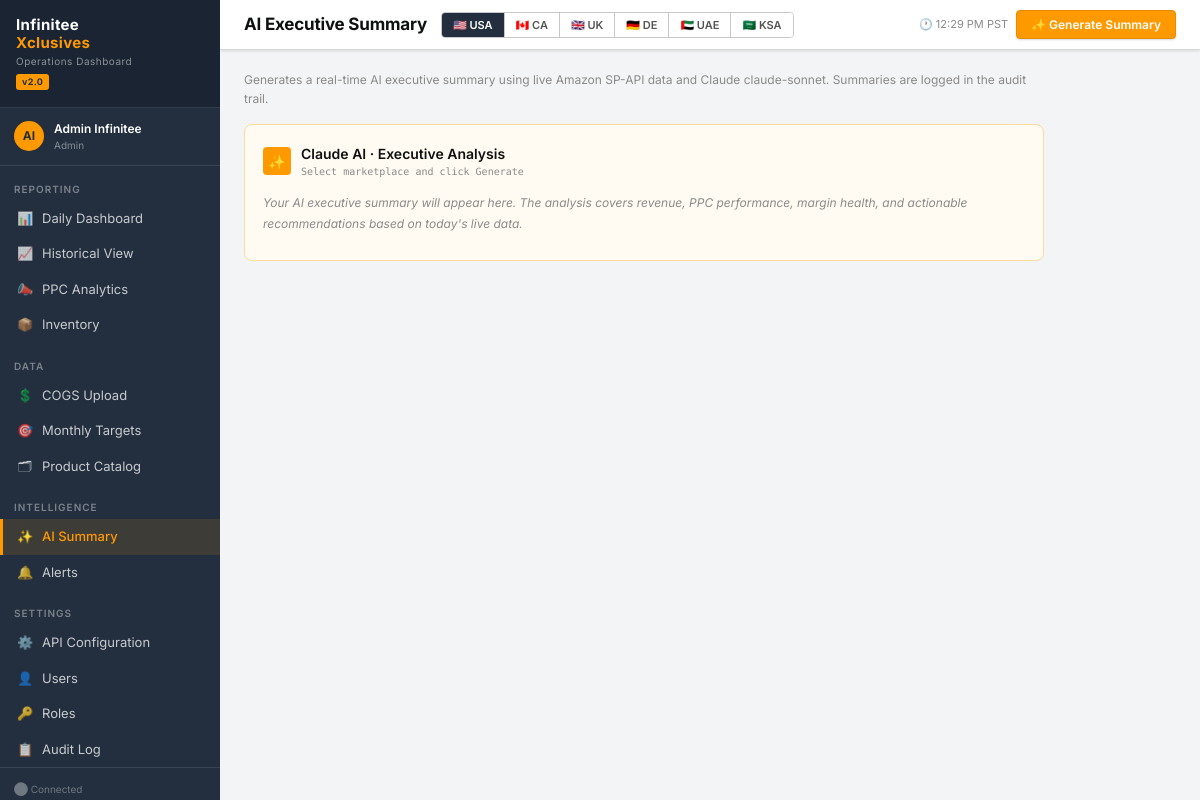
Page /dashboard/summary/ (signed in) on the committed database.
### apps/users/models.py (models this page shows, shortened)
class User(AbstractBaseUser, PermissionsMixin):
    email        = models.EmailField(unique=True)
    first_name   = models.CharField(max_length=64)
    last_name    = models.CharField(max_length=64)
    role         = models.ForeignKey(Role, on_delete=models.PROTECT,
                                     null=True, blank=True,
                                     related_name='users')
    is_active    = models.BooleanField(default=True)
    is_staff     = models.BooleanField(default=False)
    avatar       = models.ImageField(upload_to='avatars/', null=True, blank=True)
    timezone     = models.CharField(max_length=64, default='America/Los_Angeles')
    phone        = models.CharField(max_length=20, blank=True)
    created_at   = models.DateTimeField(auto_now_add=True)
    updated_at   = models.DateTimeField(auto_now=True)
    last_login_ip = models.GenericIPAddressField(null=True, blank=True)
    login_count  = models.PositiveIntegerField(default=0)
    allowed_marketplaces = models.JSONField(
        default=list,
        help_text='Empty list = all marketplaces allowed'
    )
    USERNAME_FIELD  = 'email'
    REQUIRED_FIELDS = ['first_name', 'last_name']
    objects = UserManager()
    class Meta:
        db_table = 'ix_users'
        ordering = ['email']
    @property
    def full_name(self):
        return f'{self.first_name} {self.last_name}'.strip()
    def has_perm_flag(self, flag: str) -> bool:
        if self.is_superuser:
            return True
        if not self.role:
            return False
        return getattr(self.role, flag, False)

### apps/dashboard/views.py (the view)
# urls.py: path('summary/',             views.executive_summary,  name='summary'),
@login_required
@permission_required('can_generate_ai_summary')
def executive_summary(request):
    return render(request, 'dashboard/summary.html')

### apps/core/context_processors.py (called while the page is built)
def global_context(request):
    ctx = {
        'APP_VERSION': '2.0',
        'MARKETPLACES': list(settings.AMAZON_MARKETPLACES.keys()),
    }
    if request.user.is_authenticated and request.user.role:
        ctx['user_role'] = request.user.role
    return ctx

### apps/core/templatetags/ix_tags.py (called while the page is built)
@register.filter
def has_perm(user, flag):
    if not user or not user.is_authenticated:
        return False
    return user.has_perm_flag(flag)

### templates/dashboard/summary.html (shortened to what this page needs)
{% extends "base/base.html" %}
{% block nav_summary %}active{% endblock %}
{% block page_title %}AI Executive Summary{% endblock %}
{% block topbar_controls %}
<div class="mp-selector">
  <button class="mp-btn active" data-mp="usa" onclick="setMP('usa',this)">🇺🇸 USA</button>
  <button class="mp-btn" data-mp="ca" onclick="setMP('ca',this)">🇨🇦 CA</button>
  <button class="mp-btn" data-mp="uk" onclick="setMP('uk',this)">🇬🇧 UK</button>
  <button class="mp-btn" data-mp="de" onclick="setMP('de',this)">🇩🇪 DE</button>
  <button class="mp-btn" data-mp="ae" onclick="setMP('ae',this)">🇦🇪 UAE</button>
  <button class="mp-btn" data-mp="sa" onclick="setMP('sa',this)">🇸🇦 KSA</button>
</div>
{% endblock %}
{% block topbar_actions %}
<button class="btn btn-primary" onclick="generate()">✨ Generate Summary</button>
{% endblock %}
{% block content %}
<div style="max-width:800px">
  <div style="margin-bottom:16px">
    <p style="font-size:12px;color:var(--text3);line-height:1.6">
      Generates a real-time AI executive summary using live Amazon SP-API data and Claude claude-sonnet.
      Summaries are logged in the audit trail.
    </p>
  </div>
  <div class="ai-panel">
    <div class="ai-header">
      <div class="ai-logo">✨</div>
      <div>
        <div class="ai-title">Claude AI · Executive Analysis</div>
        <div class="ai-model mono" id="summaryMeta">Select marketplace and click Generate</div>
      </div>
    </div>
    <div class="ai-content" id="summaryContent">
      <p style="color:var(--text3);font-style:italic;font-size:12px">
        Your AI executive summary will appear here. The analysis covers revenue, PPC performance,
        margin health, and actionable recommendations based on today's live data.
      </p>
    </div>
  </div>
</div>
{% endblock %}

### templates/base/base.html (shortened to what this page needs)
{% load ix_tags %}<!DOCTYPE html>
<html lang="en">
<head>
</head>
<body>
{% if user.is_authenticated %}
<aside class="sidebar">
  <div class="brand">
    <div class="brand-logo">Infinitee<br><span>Xclusives</span></div>
    <div class="brand-sub">Operations Dashboard</div>
    <div class="brand-badge">v2.0</div>
  </div>
  <div class="sidebar-user">
    <div class="sidebar-avatar">{{ user.first_name.0 }}{{ user.last_name.0 }}</div>
    <div>
      <div class="sidebar-uname">{{ user.full_name }}</div>
      <div class="sidebar-urole">{{ user.role.name|default:"Admin" }}</div>
    </div>
  </div>
  <div class="nav-section">Reporting</div>
  <a href="{% url 'dashboard:index' %}" class="nav-item {% block nav_dashboard %}{% endblock %}">
    <span class="nav-icon">📊</span> Daily Dashboard
  </a>
  {% if user|has_perm:'can_view_historical' %}
  <a href="{% url 'dashboard:historical' %}" class="nav-item {% block nav_history %}{% endblock %}">
    <span class="nav-icon">📈</span> Historical View
  </a>
  {% endif %}
  {% if user|has_perm:'can_view_ppc' %}
  <a href="{% url 'dashboard:ppc' %}" class="nav-item {% block nav_ppc %}{% endblock %}">
    <span class="nav-icon">📣</span> PPC Analytics
  </a>
  {% endif %}
  {% if user|has_perm:'can_view_inventory' %}
  <a href="{% url 'dashboard:inventory' %}" class="nav-item {% block nav_inventory %}{% endblock %}">
    <span class="nav-icon">📦</span> Inventory
  </a>
  {% endif %}
  <div class="nav-section">Data</div>
  {% if user|has_perm:'can_manage_cogs' %}
  <a href="{% url 'dashboard:cogs' %}" class="nav-item {% block nav_cogs %}{% endblock %}">
    <span class="nav-icon">💲</span> COGS Upload
  </a>
  {% endif %}
  {% if user|has_perm:'can_manage_targets' %}
  <a href="{% url 'dashboard:targets' %}" class="nav-item {% block nav_targets %}{% endblock %}">
    <span class="nav-icon">🎯</span> Monthly Targets
  </a>
  {% endif %}
  {% if user|has_perm:'can_manage_catalog' %}
  <a href="{% url 'dashboard:catalog' %}" class="nav-item {% block nav_catalog %}{% endblock %}">
    <span class="nav-icon">🗂</span> Product Catalog
  </a>
  {% endif %}
  <div class="nav-section">Intelligence</div>
  {% if user|has_perm:'can_generate_ai_summary' %}
  <a href="{% url 'dashboard:summary' %}" class="nav-item {% block nav_summary %}{% endblock %}">
    <span class="nav-icon">✨</span> AI Summary
  </a>
  {% endif %}
  <a href="{% url 'dashboard:alerts' %}" class="nav-item {% block nav_alerts %}{% endblock %}" id="alertsNavItem">
    <span class="nav-icon">🔔</span> Alerts
  </a>
  {% if user|has_perm:'can_configure_api' %}
  <div class="nav-section">Settings</div>
  <a href="{% url 'amazon_api:list' %}" class="nav-item {% block nav_api %}{% endblock %}">
    <span class="nav-icon">⚙️</span> API Configuration
  </a>
  {% endif %}
  {% if user|has_perm:'can_manage_users' %}
  <a href="{% url 'users:list' %}" class="nav-item {% block nav_users %}{% endblock %}">
    <span class="nav-icon">👤</span> Users
  </a>
  <a href="{% url 'users:roles' %}" class="nav-item {% block nav_roles %}{% endblock %}">
    <span class="nav-icon">🔑</span> Roles
  </a>
  {% endif %}
  {% if user|has_perm:'can_view_audit_log' %}
  <a href="{% url 'users:audit' %}" class="nav-item {% block nav_audit %}{% endblock %}">
    <span class="nav-icon">📋</span> Audit Log
  </a>
  {% endif %}
  <div class="sidebar-footer">
    <div id="sidebarStatus" style="margin-bottom:6px">⬤ Connected</div>
  </div>
</aside>
<main class="main">
  <div class="topbar">
    <div class="topbar-left">
      <div class="page-title">{% block page_title %}Dashboard{% endblock %}</div>
      {% block topbar_controls %}{% endblock %}
    </div>
    <div class="topbar-right">
      <span id="mpClock" style="font-size:11px;color:var(--text3)"></span>
      {% block topbar_actions %}{% endblock %}
    </div>
  </div>
  <div class="content page-fade">
    {% block content %}{% endblock %}
  </div>
</main>
{% else %}
{% block auth_content %}{% endblock %}
{% endif %}
</body>
</html>

### rows in the picture
User: first_name.0 "A", last_name.0 "I", full_name "Admin Infinitee", role.name "Admin"
